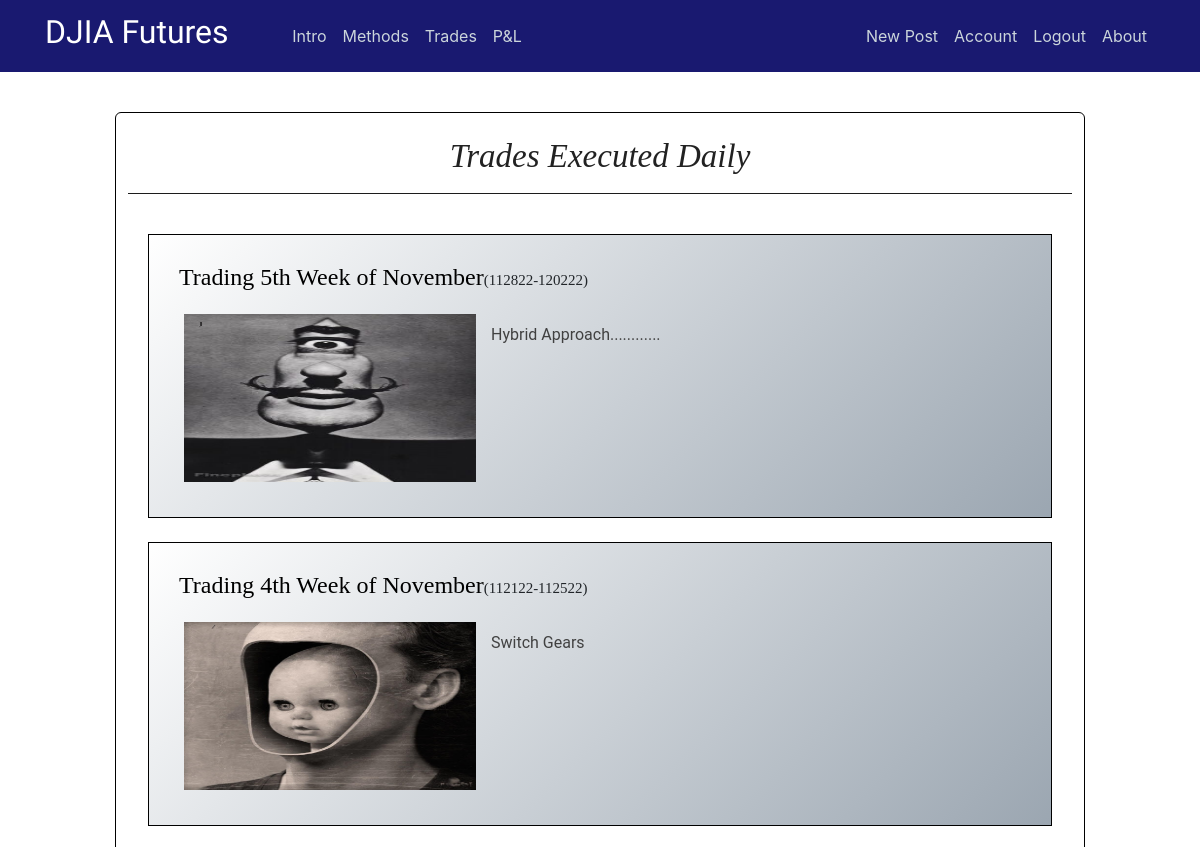
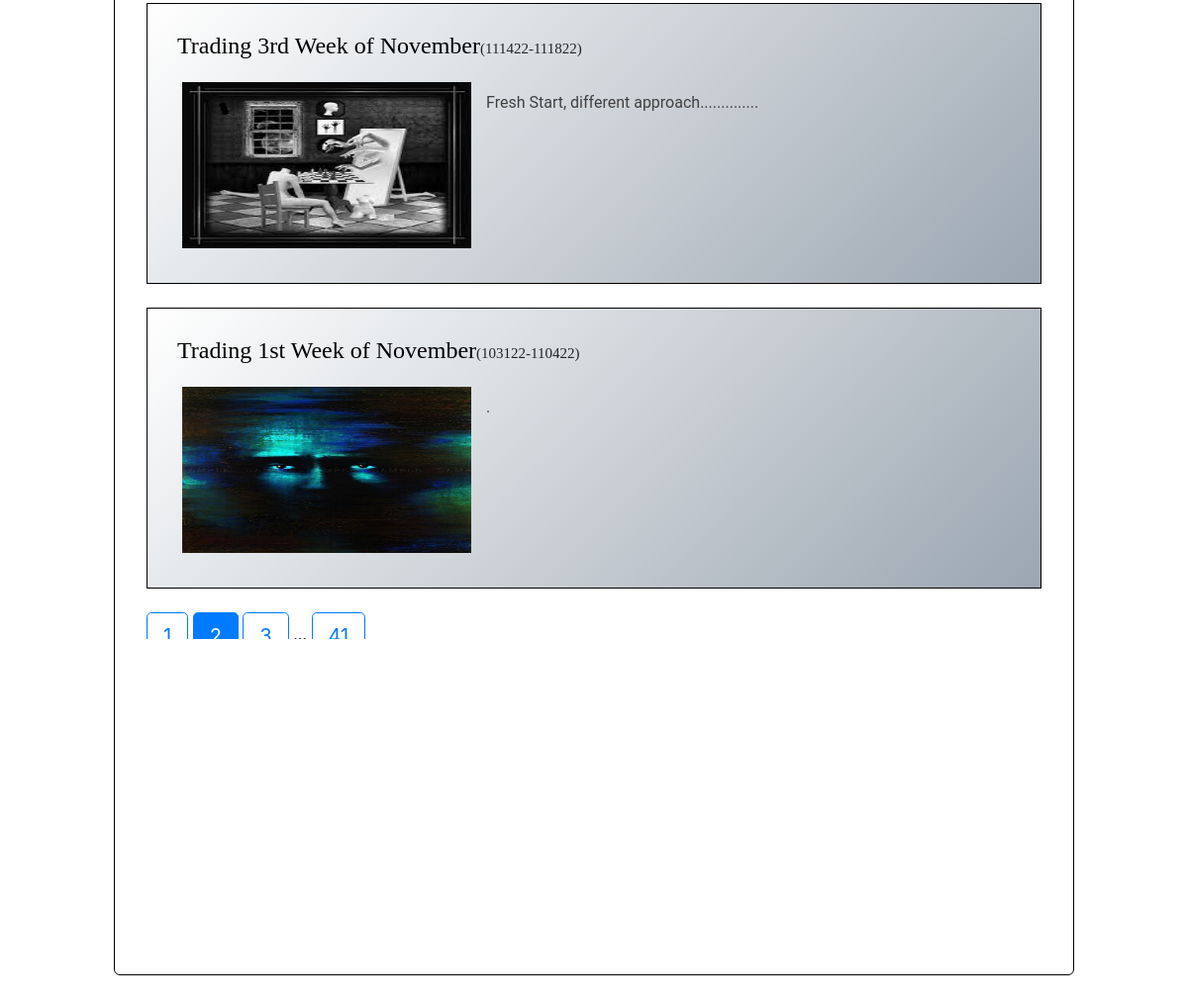
The page /trades?page=2 (signed in) on the database its author committed (2 pictures, top to bottom).
### flaskblog/models.py (models this page shows, shortened)
class Post(db.Model):
    id = db.Column(db.Integer, primary_key=True)
    title = db.Column(db.String(100), nullable=False)
    date_posted = db.Column(db.DateTime, nullable=False, default=datetime.utcnow)
    content = db.Column(db.Text, nullable=False)
    user_id = db.Column(db.Integer, db.ForeignKey('user.id'), nullable=False)
    teaser_title = db.Column(db.Text, nullable=True)
    teaser_details = db.Column(db.Text, nullable=True)
    teaser_caption = db.Column(db.Text, nullable=True)
    teaser_img = db.Column(db.Text, nullable=True)
    teaser_content = db.Column(db.Text, nullable=True)
    teaser_wkid = db.Column(db.Text, nullable=True)

### flaskblog/main/routes.py (the view)
@main.route("/trades")
def trades():
    if current_user.is_authenticated:
        page = request.args.get('page', 1, type=int)
        posts = Post.query.order_by(Post.date_posted.desc()).paginate(page=page, per_page=4)
        return render_template( 'trades.html', posts=posts)
    else:
        return redirect(url_for('users.index'))

### flaskblog/models.py (called while the page is built)
@login_manager.user_loader
def load_user(user_id):
    return User.query.get(int(user_id))

### flaskblog/templates/trades.html (shortened to what this page needs)
{% extends "layout.html" %}
{% block content %}
<div class="intro-page" style="height:82vh;">
  <br><h1 class="hero-header adjust-doc-boarder", style="text-align: center;">trades executed daily</h1><hr><br>
  <div class="intro-inner-div" style="height:60vh;">
    {% for post in posts.items %}
      <div class="adjust-doc-border" style="border:1px solid black;background-image: linear-gradient(-45deg, #9ba6b1, white);">
        <a style="color:black" href="{{ url_for('posts.post', post_id=post.id) }}"><h3 class="teaser-title" style="background-color:transparent"> {{ post.teaser_title }}</a><span class="teaser-details">{{ post.teaser_details }}</span></h3>
        <img class= "teaser-pic doc-float-l" src="{{ post.teaser_img }}">
        <p class="teaser-content" style="font-size: 16px;"><br>{{ post.teaser_caption }}</p>
      </div>
      <br>
    {% endfor %}
    {% for page_num in posts.iter_pages(left_edge=1, right_edge=1, left_current=1, right_current=2) %}
      {% if page_num %}
        {% if posts.page == page_num %}
          <a class="btn btn-primary btn-lg mb-8" href="{{ url_for('main.trades', page=page_num) }}">{{ page_num }}</a>
        {% else %}
          <a class="btn btn-outline-primary btn-lg mb-8" href="{{ url_for('main.trades', page=page_num) }}">{{ page_num }}</a>
        {% endif %}
      {% else %}
        ...
      {% endif %}
    {% endfor %}
  </div>
</div>
{% endblock content %}

### flaskblog/static/main.css (style rules this page uses)
body { margin-top: 5rem; }
._backdrop { background: url(img/stocks.jpg) no-repeat center center fixed; -webkit-background-size: cover; -moz-background-size: cover; -o-background-size: cover; background-size: cover; }
.adjust-doc-border { padding-right: 20px; padding-left: 20px; padding-top: 20px; padding-bottom: 20px; border-style: outset; }
.intro-page { border-radius: 6px; border: 1px solid black; background-color: white; padding-right: 12px; padding-left: 12px; }
.intro-inner-div { height: 75vh; overflow: auto; padding-right: 20px; padding-left: 20px; }
.doc-float-l { float: left; }
hr { margin-top: 1rem; margin-bottom: 1rem; border: 0; border-top: 1px solid rgba(0, 0, 0, 0.89); }
h3.teaser-title { margin-bottom: 0; padding: 10px; max-width: 940px; background-color: #fff; font-weight: 400; font-size: 24px; font-family: Baskerville, 'Baskerville Old Face', 'Hoefler Text', Garamond, 'Times New Roman', serif; }
h3 span.teaser-details { font-size: 15px; font-family: Baskerville, 'Baskerville Old Face', 'Hoefler Text', Garamond, 'Times New Roman', serif; }
p.teaser-content { color: #414141; font-size: 14px; font-family: 'Roboto', Arial, 'Helvetica Neue', Helvetica, sans-serif; line-height: 1.5; }
.teaser-pic { width:292px; height:168px; margin-left:15px; margin-right:15px; margin-bottom:15px; margin-top:15px; }

### flaskblog/static/study.css (style rules this page uses)
h1.hero-header { color: #222; text-transform: capitalize; font-weight: 400; font-style: italic; font-size: 28px; font-family: Baskerville, 'Baskerville Old Face', 'Hoefler Text', Garamond, 'Times New Roman', serif; }
h3 { font-weight: 700; line-height: 1; }
@media screen and (min-width: 25rem) { h1.hero-header { font-size: 33px; } }

### flaskblog/static/modal.css (style rules this page uses)
img { margin-bottom: -4px; }

### rows shown on the page
Post: teaser_title "Trading 5th Week of November", teaser_details "(112822-120222)", teaser_img (picture), teaser_caption "Hybrid Approach............"
Post: teaser_title "Trading 4th Week of November", teaser_details "(112122-112522)", teaser_img (picture), teaser_caption "Switch Gears"
Post: teaser_title "Trading 3rd Week of November", teaser_details "(111422-111822)", teaser_img (picture), teaser_caption "Fresh Start, different approach.............."
Post: teaser_title "Trading 1st Week of November", teaser_details "(103122-110422)", teaser_img (picture), teaser_caption "."
